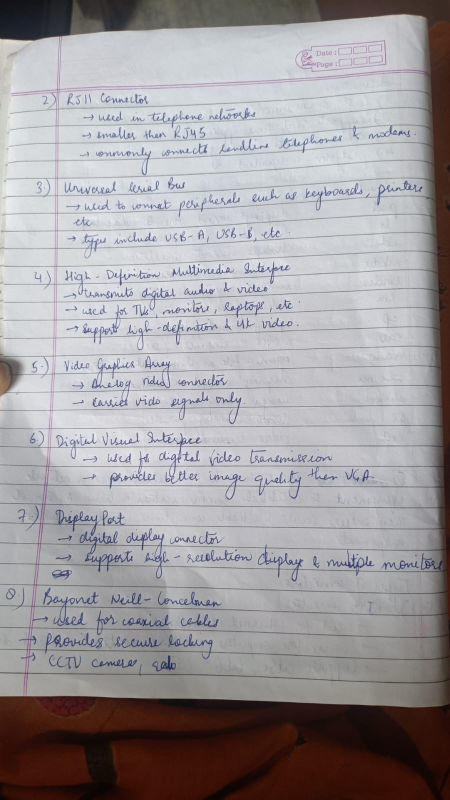
#> input picture data/sample_images/document.jpeg, 899 x 1599 px (shown at 1/2 size)
$ python app.py   (older library calls are emulated)
#> lines starting #> are read from the running program, lines starting #| are printed output that depends on the picture; after the words box and inside, x2 and y2 are one past the last pixel; in counts of white or black regions, pixels touching at a corner belong together
### modules/preprocessing.py
import cv2
import numpy as np


def resize_image(image, width=800):
    """
    Resize an image while maintaining its aspect ratio.
    """
    height, original_width = image.shape[:2]

    if original_width <= width:
        return image

    ratio = width / original_width
    new_height = int(height * ratio)

    return cv2.resize(image, (width, new_height))


def convert_to_grayscale(image):
    """
    Convert a BGR image to grayscale.
    """
    return cv2.cvtColor(image, cv2.COLOR_BGR2GRAY)


def apply_gaussian_blur(image, kernel_size=(5, 5)):
    """
    Apply Gaussian filtering to reduce image noise.
    """
    return cv2.GaussianBlur(image, kernel_size, 0)


def preprocess_image(image):
    """
    Complete preprocessing pipeline.
    """
    resized = resize_image(image)
    grayscale = convert_to_grayscale(resized)
    blurred = apply_gaussian_blur(grayscale)

    return {
        "resized": resized,
        "grayscale": grayscale,
        "blurred": blurred
    }

### modules/edge_detection.py
import cv2


def canny_edge_detection(image, low_threshold=50, high_threshold=150):
    """
    Detect edges using the Canny edge detection algorithm.
    """
    edges = cv2.Canny(image, low_threshold, high_threshold)

    return edges

### modules/document_detection.py
import cv2


def find_document_contour(image):
    """
    Detect the outer boundary of the document.
    """

    gray = cv2.cvtColor(image, cv2.COLOR_BGR2GRAY)

    # Smooth the image to reduce text and ruled-line noise
    blurred = cv2.GaussianBlur(gray, (7, 7), 0)

    # Threshold based on the bright paper against the darker background
    _, threshold = cv2.threshold(
        blurred,
        0,
        255,
        cv2.THRESH_BINARY + cv2.THRESH_OTSU
    )

    # Connect broken parts of the document boundary
    kernel = cv2.getStructuringElement(
        cv2.MORPH_RECT,
        (15, 15)
    )

    closed = cv2.morphologyEx(
        threshold,
        cv2.MORPH_CLOSE,
        kernel
    )

    contours, _ = cv2.findContours(
        closed,
        cv2.RETR_EXTERNAL,
        cv2.CHAIN_APPROX_SIMPLE
    )

    image_area = image.shape[0] * image.shape[1]

    best_contour = None
    best_area = 0

    for contour in contours:

        area = cv2.contourArea(contour)

        # Document is expected to occupy a large part of the image
        if area < 0.30 * image_area:
            continue

        perimeter = cv2.arcLength(contour, True)

        approximation = cv2.approxPolyDP(
            contour,
            0.03 * perimeter,
            True
        )

        if len(approximation) == 4 and cv2.isContourConvex(approximation):

            if area > best_area:
                best_area = area
                best_contour = approximation

    return best_contour

### modules/perspective.py
import cv2
import numpy as np


def order_points(points):
    """
    Order four points as:
    top-left, top-right, bottom-right, bottom-left.
    """

    points = points.reshape(4, 2)

    ordered = np.zeros((4, 2), dtype=np.float32)

    total = points.sum(axis=1)
    difference = np.diff(points, axis=1).reshape(4)

    ordered[0] = points[np.argmin(total)]
    ordered[2] = points[np.argmax(total)]
    ordered[1] = points[np.argmin(difference)]
    ordered[3] = points[np.argmax(difference)]

    return ordered


def perspective_transform(image, contour):
    """
    Apply homography to obtain a top-down view of the document.
    """

    points = order_points(contour)

    top_left, top_right, bottom_right, bottom_left = points

    width_top = np.linalg.norm(top_right - top_left)
    width_bottom = np.linalg.norm(bottom_right - bottom_left)

    max_width = int(max(width_top, width_bottom))

    height_right = np.linalg.norm(bottom_right - top_right)
    height_left = np.linalg.norm(bottom_left - top_left)

    max_height = int(max(height_right, height_left))

    destination = np.array([
        [0, 0],
        [max_width - 1, 0],
        [max_width - 1, max_height - 1],
        [0, max_height - 1]
    ], dtype=np.float32)

    matrix = cv2.getPerspectiveTransform(
        points,
        destination
    )

    warped = cv2.warpPerspective(
        image,
        matrix,
        (max_width, max_height)
    )

    return warped

### modules/enhancement.py
import cv2


def enhance_document(image):
    """
    Enhance the scanned document for better readability.
    """

    grayscale = cv2.cvtColor(
        image,
        cv2.COLOR_BGR2GRAY
    )

    # Improve local contrast
    clahe = cv2.createCLAHE(
        clipLimit=2.0,
        tileGridSize=(8, 8)
    )

    enhanced = clahe.apply(grayscale)

    # Sharpen the document
    blurred = cv2.GaussianBlur(
        enhanced,
        (0, 0),
        3
    )

    sharpened = cv2.addWeighted(
        enhanced,
        1.5,
        blurred,
        -0.5,
        0
    )

    return sharpened

### modules/quality_analysis.py
import cv2
import numpy as np


def calculate_sharpness(image):
    """
    Measure image sharpness using variance of Laplacian.
    Higher value generally indicates a sharper image.
    """
    return cv2.Laplacian(
        image,
        cv2.CV_64F
    ).var()


def calculate_brightness(image):
    """
    Calculate average pixel intensity.
    """
    return np.mean(image)


def calculate_contrast(image):
    """
    Calculate contrast using standard deviation.
    """
    return np.std(image)


def calculate_quality_score(sharpness, brightness, contrast):
    """
    Calculate an overall document quality score.
    """

    sharpness_score = min(sharpness / 500, 1.0)

    brightness_score = 1 - abs(
        brightness - 127.5
    ) / 127.5

    contrast_score = min(
        contrast / 80,
        1.0
    )

    score = (
        0.5 * sharpness_score
        + 0.25 * brightness_score
        + 0.25 * contrast_score
    )

    return round(score * 100, 2)


def classify_quality(score):
    """
    Classify the document based on its quality score.
    """

    if score >= 75:
        return "Excellent"
    elif score >= 50:
        return "Good"
    else:
        return "Poor"


def analyze_quality(image):
    """
    Perform complete document quality analysis.
    """

    sharpness = calculate_sharpness(image)
    brightness = calculate_brightness(image)
    contrast = calculate_contrast(image)

    quality_score = calculate_quality_score(
        sharpness,
        brightness,
        contrast
    )

    classification = classify_quality(
        quality_score
    )

    return {
        "sharpness": round(sharpness, 2),
        "brightness": round(brightness, 2),
        "contrast": round(contrast, 2),
        "quality_score": quality_score,
        "classification": classification
    }

### utils/validation.py
import cv2


def validate_image(image):
    """
    Validate that the input image was loaded successfully.
    """

    if image is None:
        return False, "Input image could not be loaded."

    if image.size == 0:
        return False, "Input image is empty."

    if len(image.shape) != 3:
        return False, "Input image must be a color image."

    if image.shape[2] != 3:
        return False, "Input image must have 3 color channels."

    return True, "Image validation successful."


def validate_output(image):
    """
    Validate that an output image was generated successfully.
    """

    if image is None:
        return False, "Output image is empty."

    if image.size == 0:
        return False, "Output image contains no data."

    return True, "Output validation successful."


def validate_document_contour(contour):
    """
    Validate that a four-corner document contour was detected.
    """

    if contour is None:
        return False, "No document contour detected."

    if len(contour) != 4:
        return False, "Detected document does not have four corners."

    return True, "Document contour validation successful."

### app.py
import cv2
import os

from modules.preprocessing import preprocess_image
from modules.edge_detection import canny_edge_detection
from modules.document_detection import find_document_contour
from modules.perspective import perspective_transform
from modules.enhancement import enhance_document
from modules.quality_analysis import analyze_quality
from utils.validation import (
    validate_image,
    validate_output,
    validate_document_contour
)

INPUT_PATH = "data/sample_images/document.jpeg"
OUTPUT_DIR = "outputs"


def main():

    # Create output directory if it does not exist
    os.makedirs(OUTPUT_DIR, exist_ok=True)

    # Load input image
    image = cv2.imread(INPUT_PATH)
#> image is the input picture: shape (1599, 899, 3); mean B, G, R 159, 155.9, 159.9

    valid, message = validate_image(image)
#> valid = True; message = 'Image validation successful.'

    if not valid:
        print("Error:", message)
        return

    print(message)
#| Image validation successful.

    print("Image loaded successfully.")
    print("Original shape:", image.shape)
#| Original shape: (1599, 899, 3)

    # Step 1: Preprocessing
    results = preprocess_image(image)
#> in convert_to_grayscale, `return cv2.cvtColor(image, cv2.COLOR_BGR2GRAY)`:
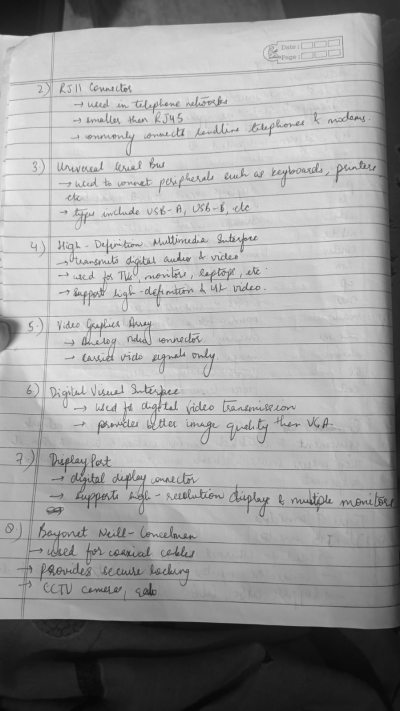
#> returned value: shape (1422, 800) (shown at 1/2 size); min 5, max 241, mean 157.3
#> results = 3 items

    print("Preprocessing completed successfully.")
    print("Resized shape:", results["resized"].shape)
#| Resized shape: (1422, 800, 3)
    print("Grayscale shape:", results["grayscale"].shape)
#| Grayscale shape: (1422, 800)

    # Step 2: Edge detection
    edges = canny_edge_detection(results["blurred"])
#> in canny_edge_detection, `edges = cv2.Canny(image, low_threshold, high_threshold)`:
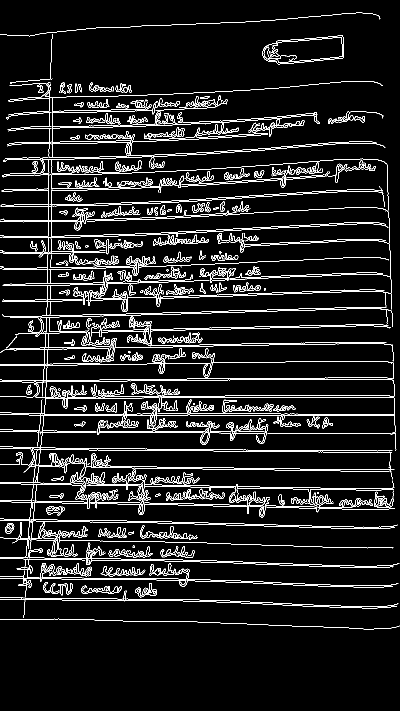
#> edges: shape (1422, 800) (shown at 1/2 size); 7.4% white in thin lines or dots, all inside (x1, y1, x2, y2) = (0, 25, 800, 1259)

    print("Canny edge detection completed successfully.")
    print("Edge image shape:", edges.shape)
#| Edge image shape: (1422, 800)

    # Step 3: Document detection
    document_contour = find_document_contour(
        results["resized"]
    )
#> in find_document_contour, `_, threshold = cv2.threshold( blurred, 0, 255, cv2.THRESH_BINARY + cv2..`:
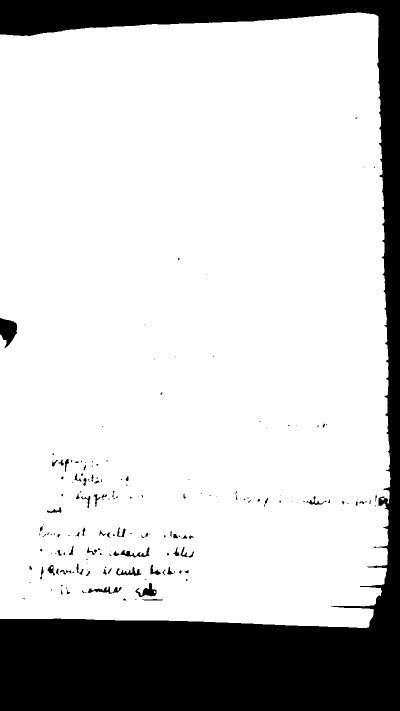
#> threshold: shape (1422, 800) (shown at 1/2 size); 80.2% white; 172 black regions (106 under 20 px), largest, box (x1, y1, x2, y2) and area: (0, 0, 800, 1422) 218699, (0, 636, 34, 697) 1323, (271, 1166, 313, 1194) 503
#> in find_document_contour, `closed = cv2.morphologyEx( threshold, cv2.MORPH_CLOSE, kernel )`:
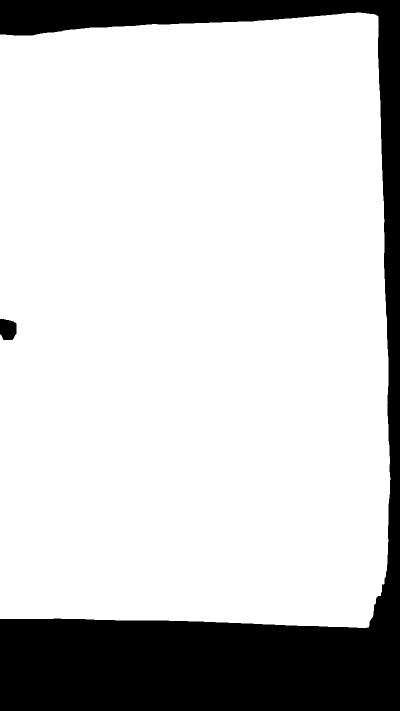
#> closed: shape (1422, 800) (shown at 1/2 size); 80.8% white; 2 black regions
#> in find_document_contour, `contours, _ = cv2.findContours( closed, cv2.RETR_EXTERNAL, cv2.CHAIN_A..`: contours = 1 contour; box (x1, y1, x2, y2) and area: (0, 25, 781, 1256) 917362
#> the loop in find_document_contour, `for contour in contours: ` made 1 pass
#> (area, perimeter, best_area, best_contour) on pass 1: (917362.5, 4028, 917362.5, [[754, 31], [0, 69], [0, 1237], [737, 1254]])
#> after the loop in find_document_contour, `for contour in contours:`: best_area = 917362.5
#> document_contour = [[754, 31], [0, 69], [0, 1237], [737, 1254]]
    valid, message = validate_document_contour(
    document_contour
)
#> message = 'Document contour validation successful.'

    if not valid:
        print("Error:", message)
        return

    print(message)
#| Document contour validation successful.

    print("Document detected successfully.")
    print(
        "Document corners:",
        document_contour.reshape(4, 2)
    )
#| Document corners: [[ 754   31]
#|  [   0   69]
#|  [   0 1237]
#|  [ 737 1254]]

    # Step 4: Perspective correction
    scanned_document = perspective_transform(
        results["resized"],
        document_contour
    )
#> in order_points, `points = points.reshape(4, 2)`: points = [[754, 31], [0, 69], [0, 1237], [737, 1254]]
#> in order_points, `total = points.sum(axis=1)`: total = [785, 69, 1237, 1991]
#> in order_points, `difference = np.diff(points, axis=1).reshape(4)`: difference = [-723, 69, 1237, 517]
#> in perspective_transform, `points = order_points(contour)`: points = [[0, 69], [754, 31], [737, 1254], [0, 1237]]
#> in perspective_transform, `top_left, top_right, bottom_right, bottom_left = points`: top_left = [0, 69]; top_right = [754, 31]; bottom_right = [737, 1254]; bottom_left = [0, 1237]
#> in perspective_transform, `width_top = np.linalg.norm(top_right - top_left)`: width_top = 755
#> in perspective_transform, `width_bottom = np.linalg.norm(bottom_right - bottom_left)`: width_bottom = 737.2
#> in perspective_transform, `max_width = int(max(width_top, width_bottom))`: max_width = 754
#> in perspective_transform, `height_right = np.linalg.norm(bottom_right - top_right)`: height_right = 1223.1
#> in perspective_transform, `height_left = np.linalg.norm(bottom_left - top_left)`: height_left = 1168
#> in perspective_transform, `max_height = int(max(height_right, height_left))`: max_height = 1223
#> in perspective_transform, `destination = np.array([ [0, 0], [max_width - 1, 0], [max_width - 1, m..`: destination = [[0, 0], [753, 0], [753, 1222], [0, 1222]]
#> in perspective_transform, `matrix = cv2.getPerspectiveTransform( points, destination )`: matrix = [[1.04, 0, 0], [0.0515, 1.02, -70.54], [6.19e-05, -1.84e-05, 1]]
#> in perspective_transform, `warped = cv2.warpPerspective( image, matrix, (max_width, max_height) )`:
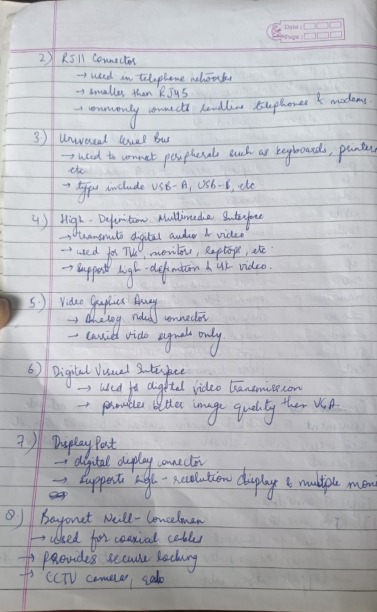
#> warped: shape (1223, 754, 3) (shown at 1/2 size); mean B, G, R 191.2, 185.7, 184.9
    valid, message = validate_output(scanned_document)
#> message = 'Output validation successful.'

    if not valid:
        print("Error:", message)
        return

    print(message)
#| Output validation successful.
    print("Perspective correction completed successfully.")
    print("Scanned document shape:", scanned_document.shape)
#| Scanned document shape: (1223, 754, 3)

    # Save perspective-corrected document
    scanned_path = os.path.join(
        OUTPUT_DIR,
        "scanned_document.jpg"
    )

    cv2.imwrite(
        scanned_path,
        scanned_document
    )

    # Step 5: Document enhancement
    enhanced_document = enhance_document(
        scanned_document
    )
#> in enhance_document, `enhanced = clahe.apply(grayscale)`:
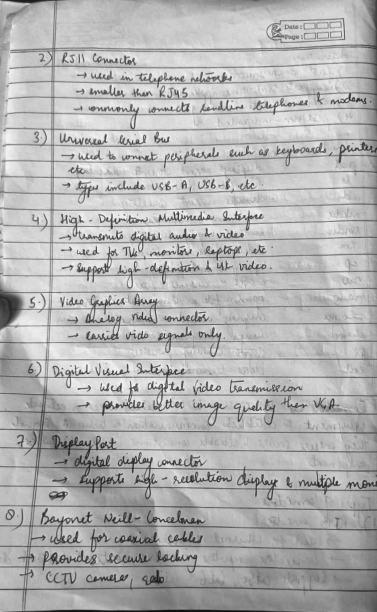
#> enhanced: shape (1223, 754) (shown at 1/2 size); min 9, max 245, mean 177.8
#> in enhance_document, `blurred = cv2.GaussianBlur( enhanced, (0, 0), 3 )`:
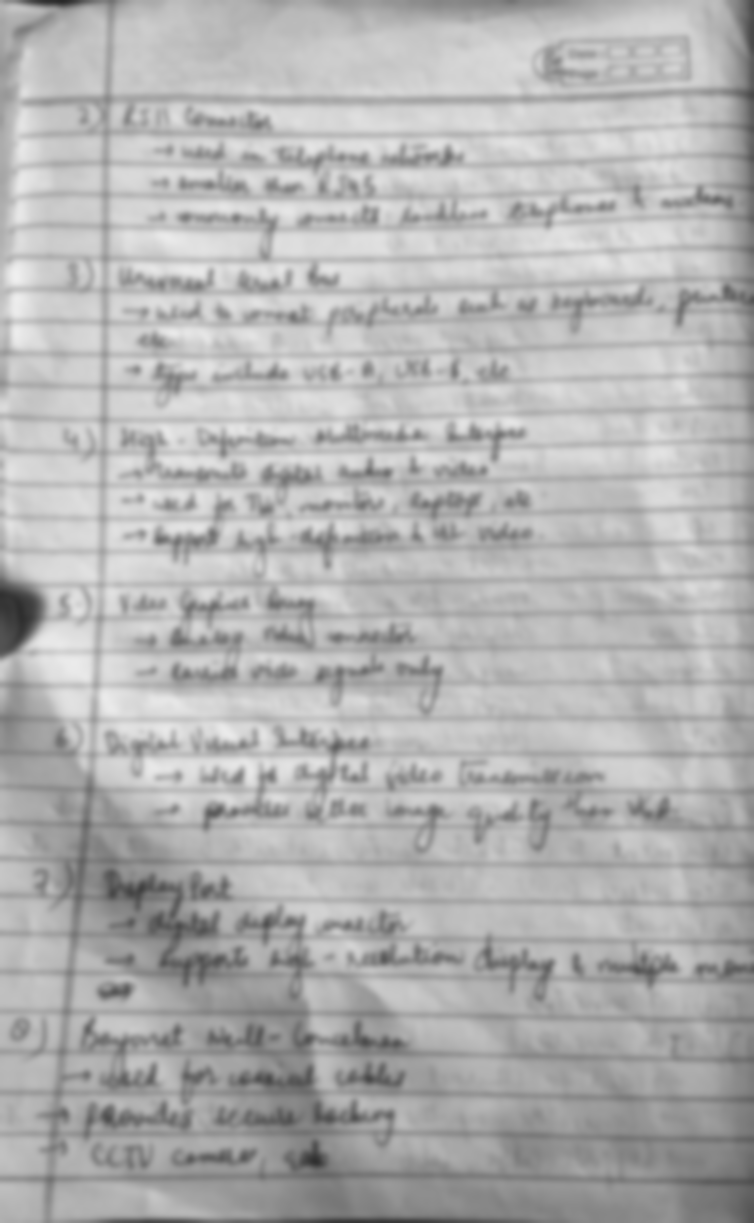
#> blurred: shape (1223, 754); min 40, max 239, mean 177.8
    valid, message = validate_output(enhanced_document)

    if not valid:
        print("Error:", message)
        return

    print(message)
#| Output validation successful.
    print("Document enhancement completed successfully.")
    print("Enhanced document shape:", enhanced_document.shape)
#| Enhanced document shape: (1223, 754)

    # Save enhanced document
    enhanced_path = os.path.join(
        OUTPUT_DIR,
        "enhanced_document.jpg"
    )

    cv2.imwrite(
        enhanced_path,
        enhanced_document
    )

    # Step 6: Quality analysis
    quality = analyze_quality(
        enhanced_document
    )
#> in analyze_quality, `sharpness = calculate_sharpness(image)`: sharpness = 1833
#> in analyze_quality, `brightness = calculate_brightness(image)`: brightness = 177.8
#> in analyze_quality, `contrast = calculate_contrast(image)`: contrast = 46.37
#> in calculate_quality_score, `sharpness_score = min(sharpness / 500, 1.0)`: sharpness_score = 1
#> in calculate_quality_score, `brightness_score = 1 - abs( brightness - 127.5 ) / 127.5`: brightness_score = 0.606
#> in calculate_quality_score, `contrast_score = min( contrast / 80, 1.0 )`: contrast_score = 0.58
#> in calculate_quality_score, `score = ( 0.5 * sharpness_score + 0.25 * brightness_score + 0.25 * con..`: score = 0.796
#> in analyze_quality, `quality_score = calculate_quality_score( sharpness, brightness, contra..`: quality_score = 79.63
#> in analyze_quality, `classification = classify_quality( quality_score )`: classification = 'Excellent'
#> quality = {'sharpness': 1833, 'brightness': 177.8, 'contrast': 46.37, 'quality_score': 79.63, 'classification': 'Excellent'}

    print("Quality analysis completed successfully.")
    print("Sharpness:", quality["sharpness"])
#| Sharpness: 1833.01
    print("Brightness:", quality["brightness"])
#| Brightness: 177.77
    print("Contrast:", quality["contrast"])
#| Contrast: 46.37
    print("Quality score:", quality["quality_score"])
#| Quality score: 79.63
    print("Classification:", quality["classification"])
#| Classification: Excellent

    # Save quality report
    report_path = os.path.join(
        OUTPUT_DIR,
        "quality_report.txt"
    )

    with open(report_path, "w") as report:

        report.write("DocuVision Quality Report\n")
        report.write("========================\n\n")

        report.write(
            f"Sharpness: {quality['sharpness']}\n"
        )

        report.write(
            f"Brightness: {quality['brightness']}\n"
        )

        report.write(
            f"Contrast: {quality['contrast']}\n"
        )

        report.write(
            f"Quality Score: {quality['quality_score']}\n"
        )

        report.write(
            f"Classification: {quality['classification']}\n"
        )

    print("\nOutput files generated successfully:")
    print(scanned_path)
    print(enhanced_path)
    print(report_path)


if __name__ == "__main__":
    main()
